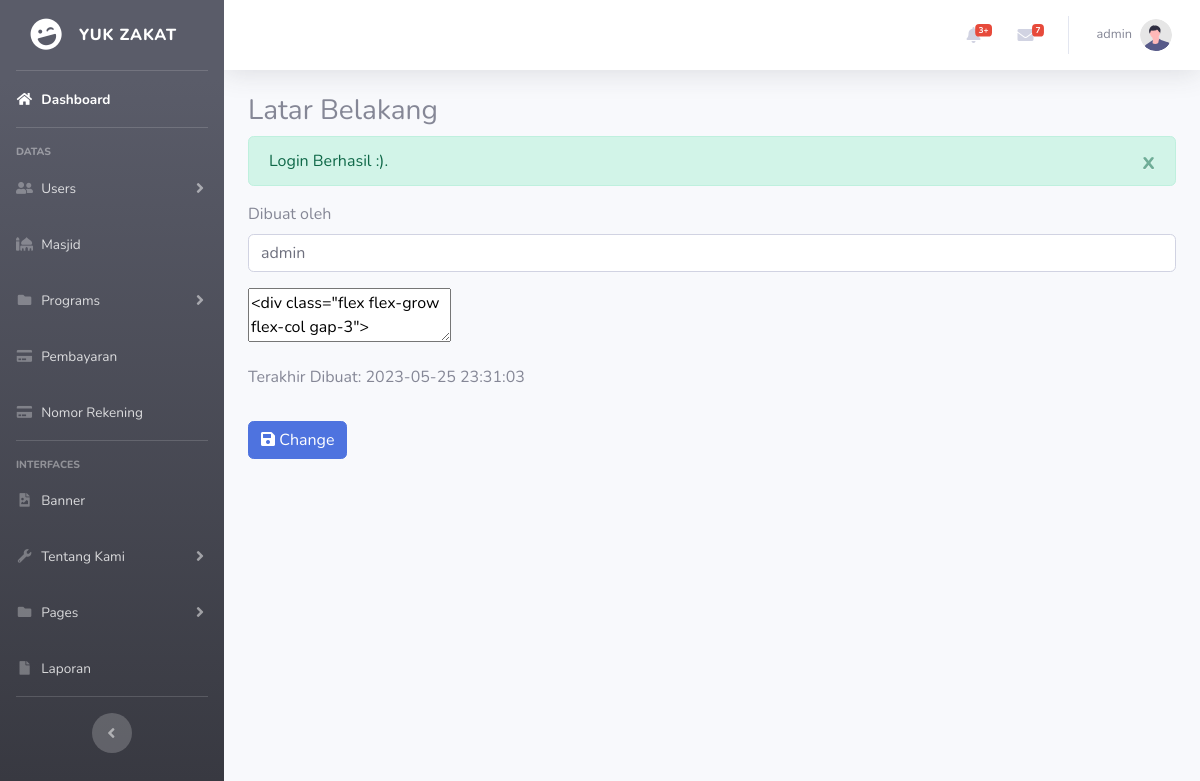
The page /public/admin_latarbelakang (signed in) on the database as committed earlier.
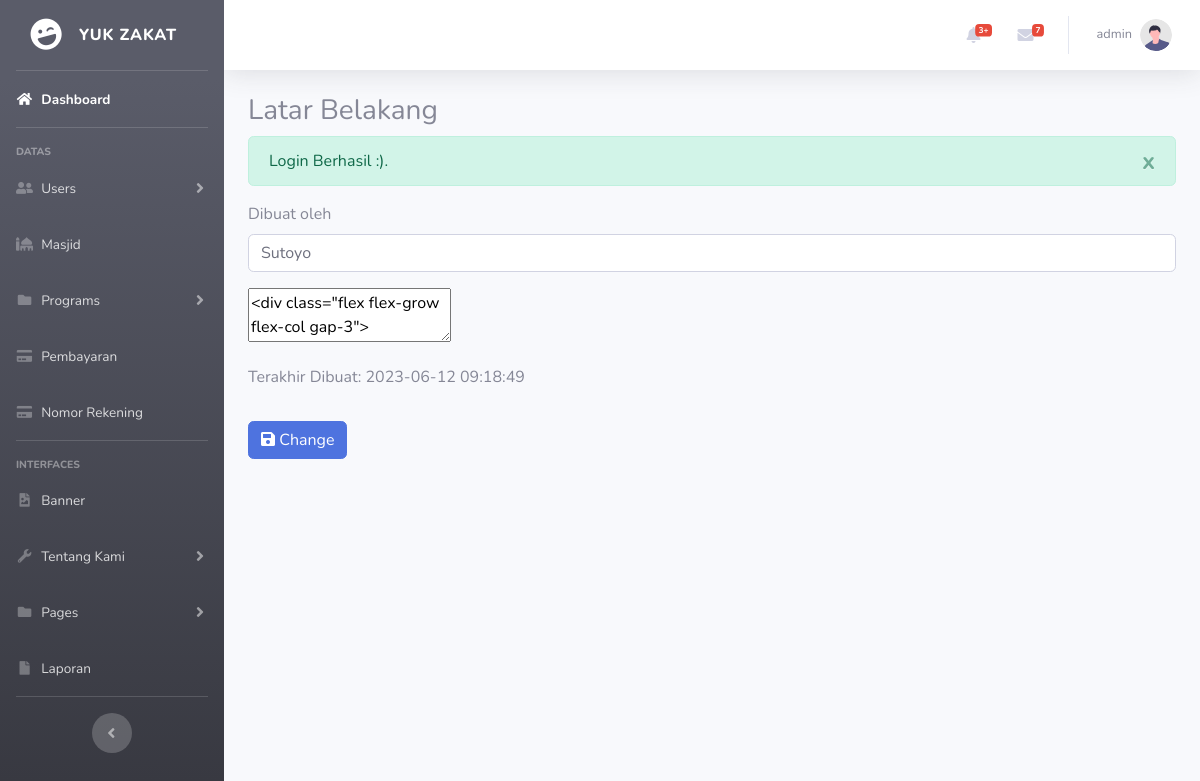
The same page on the database as committed later.
### tables this page shows
CREATE TABLE `tb_latarbelakang` (
  `id_latarbelakang` int NOT NULL,
  `username` varchar(50) NOT NULL,
  `content` text NOT NULL,
  `datetime` datetime NOT NULL
);

### app/core/Controller.php (called while the page is built, shortened)
<?php
class Controller {
  public function view($view, $data = []): void {
    require_once '../app/views/' . $view . '.php';
  }
  public function model($model_class): object {
    return new $model_class;
  }
}

### app/controllers/Admin_latarbelakang.php (called while the page is built, shortened)
<?php
class Admin_latarbelakang extends Controller {
  public function index(): void {
    $data = [
      "judul" => "View Latar Belakang",
      "css" => [
        "vendor_fontawesome" => "vendor/fontawesome-free/css/all.min.css"
      ],
      "programNameAktif" => $this->model('Kelolaprogram_model')->getAllProgramNameAktif()
    ];
    $data['latar-belakang'] = $this->model('LatarBelakang_model')->getLatarBelakang();
    $this->view('dashboard/sidebar', $data);
    $this->view('admin_latarbelakang/index', $data);
    $this->view('dashboard/footer', $data);
  }
}

### app/core/App.php (called while the page is built, shortened)
<?php
class App {
  protected $controller = 'Web', $method = 'index', $params = [];
  public function __construct()
  {
    $this->controller = new $this->controller;
    call_user_func_array([$this->controller, $this->method], $this->params);
  }
}

### public/index.php (called while the page is built, shortened)
<?php
$app = new App;

### app/core/Database.php (called while the page is built, shortened)
<?php
class Database {
  private $host = DBHOST, $user = DBUSER, $pass = DBPASS, $dbname = DBNAME;
  private $dbh;
  private $stmt;
  public function __construct()
  {
    $dsn = "mysql:host=$this->host;dbname=$this->dbname";
    $options = [
      PDO::ATTR_PERSISTENT => true,
      PDO::ATTR_ERRMODE    => PDO::ERRMODE_EXCEPTION
    ];
    try {
      $this->dbh = new PDO($dsn, $this->user, $this->pass, $options);
    } catch(PDOException $e) {
      die($e->getMessage());
    }
  }
  public function query($query): void {
    $this->stmt = $this->dbh->prepare($query);
  }
  public function execute(): void {
    $this->stmt->execute();
  }
  public function single(): array {
    $this->execute();
    return $this->stmt->fetch(PDO::FETCH_ASSOC);
  }
}

### app/models/LatarBelakang_model.php (called while the page is built)
<?php
class LatarBelakang_model {
  private $table = 'tb_latarbelakang';
  private $db;
  public function __construct()
  {
    $this->db = new Database();
  }
  public function getLatarBelakang(): array
  {
    $query = "SELECT * FROM $this->table";
    $this->db->query($query);
    return $this->db->single();
  }
}

### app/views/admin_latarbelakang/index.php (the view)
<h2 class="h3">Latar Belakang</h2>
<?= Flasher::flash() ?>
<form action="<?= BASEURL ?>/admin_latarbelakang/change" method="post" class="mt-3">
  <div class="mb-3">
    <label for="penulis" class="form-label">Dibuat oleh</label>
    <input type="text" name="username" id="penulis" class="form-control" value="<?= $data['latar-belakang']['username'] ?>">
  </div>
  <textarea name="textarea" id="default"><?= $data['latar-belakang']['content'] ?></textarea>
  <div class="my-3">
    <span>Terakhir Dibuat: <?= $data['latar-belakang']['datetime'] ?></span>
  </div>
  <button type="submit" class="btn btn-primary mt-3 mb-3"><i class="fas fa-save"></i> Change</button>
</form>

### app/views/dashboard/sidebar.php (shortened to what this page needs)
<?php
$controller = New Controller();
$countKonfirmasi = count($controller->model('Kelolapembayaran_model')->getAllDataPembayaranKonfirmasi());
?>
<!DOCTYPE html>
<html lang="en">
<head>
  <link href="<?= BASEURL ?>/css/bootstrap/sb-admin-2.min.css" rel="stylesheet">
  <?php if (isset($data['css'])) : ?>
    <?php foreach ($data['css'] as $src) : ?>
      <link rel="stylesheet" href="<?= BASEURL ?>/<?= $src ?>">
    <?php endforeach ?>
  <?php endif ?>
</head>
<div id="wrapper">
  <ul class="navbar-nav bg-gradient-dark sidebar sidebar-dark accordion" id="accordionSidebar">
    <a class="sidebar-brand d-flex align-items-center justify-content-center" href="<?= BASEURL ?>/dashboard">
      <div class="sidebar-brand-icon rotate-n-15">
        <i class="fas fa-laugh-wink"></i>
      </div>
      <div class="sidebar-brand-text mx-3">Yuk Zakat</div>
    </a>
    <hr class="sidebar-divider my-0">
    <li class="nav-item active">
      <a class="nav-link" href="<?= BASEURL ?>/dashboard">
        <i class="fas fa-fw fa-home"></i>
        <span>Dashboard</span></a>
    </li>
    <hr class="sidebar-divider">
    <div class="sidebar-heading">
      Datas
    </div>
    <li class="nav-item">
      <a class="nav-link collapsed" href="#" data-toggle="collapse" data-target="#collapseTwo" aria-expanded="true" aria-controls="collapseTwo">
        <i class="fas fa-fw fa-user-friends"></i>
        <span>Users</span>
      </a>
    </li>
    <li class="nav-item">
      <a class="nav-link" href="<?= BASEURL ?>/masjid">
        <i class="fas fa-fw fa-mosque"></i>
        <span>Masjid</span></a>
    </li>
    <li class="nav-item">
      <a class="nav-link collapsed" href="#" data-toggle="collapse" data-target="#callapsePrograms" aria-expanded="true" aria-controls="callapsePrograms">
        <i class="fas fa-fw fa-folder"></i>
        <span>Programs</span>
      </a>
    </li>
    <li class="nav-item">
      <a class="nav-link" href="<?= BASEURL ?>/kelola_pembayaran">
        <i class="fas fa-fw fa-credit-card"></i>
        <span>Pembayaran</span><?php if($countKonfirmasi > 0): ?><span class="badge badge-danger badge-counter mr-3"><?= $countKonfirmasi ?>+</span><?php endif ?></a>
    </li>
    <li class="nav-item">
      <a class="nav-link" href="<?= BASEURL ?>/norek">
        <i class="fas fa-fw fa-credit-card"></i>
        <span>Nomor Rekening</span></a>
    </li>
    <hr class="sidebar-divider">
    <div class="sidebar-heading">
      Interfaces
    </div>
    <li class="nav-item">
      <a class="nav-link" href="<?= BASEURL ?>/banner">
        <i class="fas fa-fw fa-file-image"></i>
        <span>Banner</span></a>
    </li>
    <li class="nav-item">
      <a class="nav-link collapsed" href="#" data-toggle="collapse" data-target="#collapseUtilities" aria-expanded="true" aria-controls="collapseUtilities">
        <i class="fas fa-fw fa-wrench"></i>
        <span>Tentang Kami</span>
      </a>
    </li>
    <li class="nav-item">
      <a class="nav-link collapsed" href="#" data-toggle="collapse" data-target="#collapsePages" aria-expanded="true" aria-controls="collapsePages">
        <i class="fas fa-fw fa-folder"></i>
        <span>Pages</span>
      </a>
    </li>
    <li class="nav-item">
      <a class="nav-link" href="charts.html">
        <i class="fas fa-fw fa-file"></i>
        <span>Laporan</span></a>
    </li>
    <hr class="sidebar-divider d-none d-md-block">
    <div class="text-center d-none d-md-inline">
      <button class="rounded-circle border-0" id="sidebarToggle"></button>
    </div>
  </ul>
  <div id="content-wrapper" class="d-flex flex-column">
    <div id="content">
      <nav class="navbar navbar-expand navbar-light bg-white topbar mb-4 static-top shadow">
        <ul class="navbar-nav ml-auto">
          <li class="nav-item dropdown no-arrow mx-1">
            <a class="nav-link dropdown-toggle" href="#" id="alertsDropdown" role="button" data-toggle="dropdown" aria-haspopup="true" aria-expanded="false">
              <i class="fas fa-bell fa-fw"></i>
              <span class="badge badge-danger badge-counter">3+</span>
            </a>
          </li>
          <li class="nav-item dropdown no-arrow mx-1">
            <a class="nav-link dropdown-toggle" href="#" id="messagesDropdown" role="button" data-toggle="dropdown" aria-haspopup="true" aria-expanded="false">
              <i class="fas fa-envelope fa-fw"></i>
              <span class="badge badge-danger badge-counter">7</span>
            </a>
          </li>
          <li class="nav-item dropdown no-arrow">
            <a class="nav-link dropdown-toggle" href="#" id="userDropdown" role="button" data-toggle="dropdown" aria-haspopup="true" aria-expanded="false">
              <span class="mr-2 d-none d-lg-inline text-gray-600 small"><?php echo $_SESSION['username'] ?></span>
              <img class="img-profile rounded-circle" src="svg/undraw_profile.svg">
            </a>
          </li>
        </ul>
      </nav>
<div class="container-fluid">

### app/core/Flasher.php (shortened to what this page needs)
<?php
class Flasher {
  public static function flash(): void {
    if( isset($_SESSION['flash']) ) {
      echo '<div class="alert alert-' . $_SESSION['flash']['tipe'] . ' alert-dismissible fade show" role="alert">' . $_SESSION['flash']['pesan'] . '.
              <button type="button" class="close" data-dismiss="alert" aria-label="Close">x</button>
            </div>';
    }
  }
}

### app/views/dashboard/footer.php (shortened to what this page needs)
</div>
</body>
</html>

Rows that differ between the two databases and show on the page:
changed tb_latarbelakang: username "admin" → "Sutoyo"; datetime "2023-05-25 23:31:03" → "2023-06-12 09:18:49"
